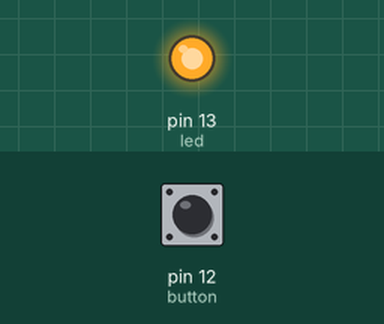
Simulated run of this sketch. Board: Arduino Uno, built with avr-gcc and run on an emulated ATmega328P. Parts: output pins drawn as LEDs (lit = HIGH). The test bench sets the inputs (shaded band); at power-on: pin 12 (button) HIGH.

Above: at 1.2 s.
1.3 s: pin 12 (button) pulled LOW for 0.15 s
At 2.6 s:
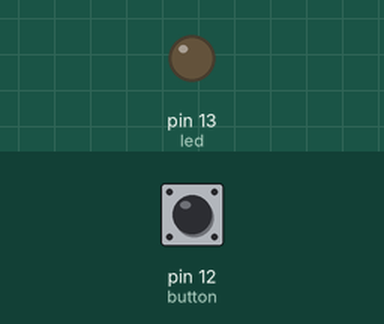
2.9 s: pin 12 (button) pulled LOW for 1 s
At 4.2 s:
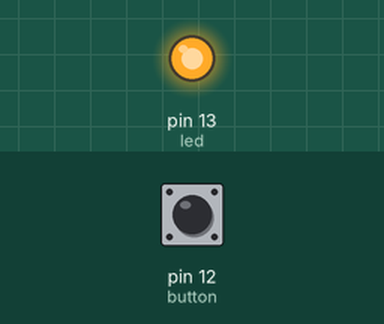
5.4 s: pin 12 (button) pulled LOW for 3.2 s
At 8.9 s:
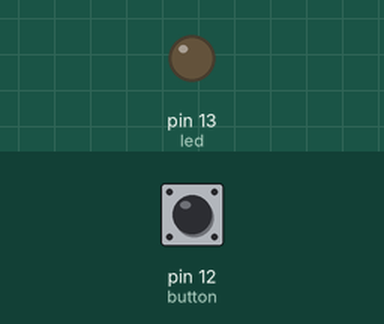
Timing chart, 0 to 10.4 s (numbered marks = the images above; inputs shaded):
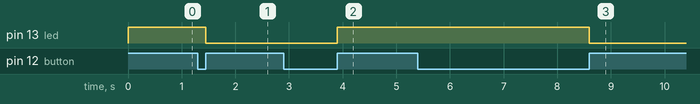

Measured:
- after the input at 1.3 s, pin 13 (led): HIGH → LOW after 0.15 s
- after the input at 2.9 s, pin 13 (led): LOW → HIGH after 1.0 s
- after the input at 5.4 s, pin 13 (led): HIGH → LOW after 3.2 s

The sketch:

Toggle_Button.ino
```cpp
//Define Pin Numbers to Components

const int button = 12;
const int led = 13;
int status = LOW;

void setup(){
pinMode(led, OUTPUT);
pinMode(button, INPUT_PULLUP);
}

void loop(){

if (digitalRead(button) == HIGH) {
status = !status;
digitalWrite(led, status);
}
while(digitalRead(button) == HIGH);
delay(50);
}

// == equal to
// = defining (what it means)
```
